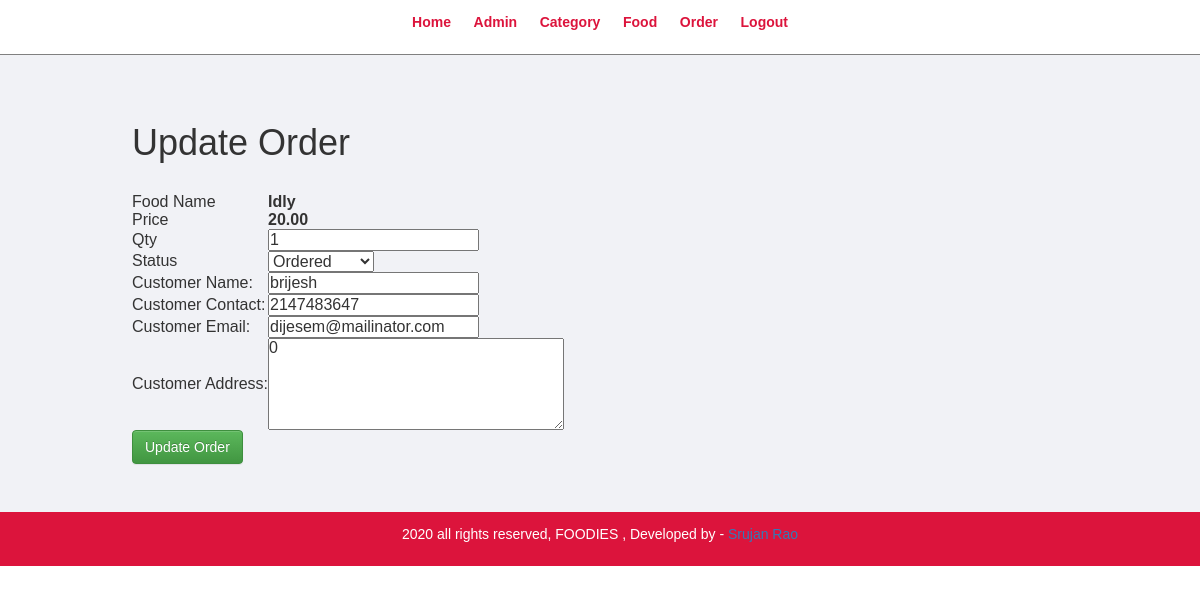
/admin/update-order.php?id=12 (signed in), run on the app's committed database.
### tables this page shows
CREATE TABLE `tbl_order` (
  `id` int(10) UNSIGNED NOT NULL,
  `food` varchar(150) NOT NULL,
  `price` decimal(10,2) NOT NULL,
  `qty` int(11) NOT NULL,
  `total` decimal(10,2) NOT NULL,
  `order_date` datetime NOT NULL,
  `status` varchar(50) NOT NULL,
  `customer_name` varchar(150) NOT NULL,
  `customer_contact` int(20) NOT NULL,
  `customer_email` varchar(150) NOT NULL,
  `customer_address` int(255) NOT NULL
);

### admin/update-order.php (the view, shortened to what this page needs)
<?php include('partials/menu.php'); ?>
<div class="main-content">
    <div class="wrapper">
        <h1>Update Order</h1>
        <br>
        <?php
            if(isset($_GET['id']))
            {
                $id=$_GET['id'];
                $sql="SELECT * FROM tbl_order Where id=$id";
                $res=mysqli_query($conn,$sql);
            $count=mysqli_num_rows($res);
                    if($count==1)
                    {
                        $rows=mysqli_fetch_assoc($res);
                        $food=$rows['food'];
                        $price=$rows['price'];
                        $qty=$rows['qty'];
                        $status=$rows['status'];
                        $customer_name=$rows['customer_name'];
                        $customer_contact=$rows['customer_contact'];
                        $customer_email=$rows['customer_email'];
                        $customer_address=$rows['customer_address'];
                    }
                    else{
                        header('location:'.SITEURL.'admin/manage-order.php');
                    }
            }
            else{
                header('location:'.SITEURL.'admin/manage-order.php');
            }
?>
        <form action="" method="post">
            <table>
                <tr>
                    <td>Food Name</td>
                    <td><b><?php echo $food; ?> <b></td>
                </tr>
                <tr>
                    <td>Price</td>
                    <td><b> <?php echo $price; ?><b></td>
                </tr>
                <tr>
                    <td>Qty</td>
                    <td><input type="number" name="qty" value="<?php echo $qty; ?>"></td>
                </tr>
                <tr>
                    <td>Status</td>
                    <td>
                        <select name="status">
                            <option <?php if($status=="Ordered"){echo "selected";} ?> value="Ordered">Ordered</option>
                        </select>
                    </td>
                </tr>
                <tr>
                    <td>Customer Name:</td>
                    <td><input type="text" name="customer_name" value="<?php echo $customer_name; ?>"></td>
                </tr>
                <tr>
                    <td>Customer Contact:</td>
                    <td><input type="text" name="customer_contact" value="<?php echo $customer_contact; ?>"></td>
                </tr>
                <tr>
                    <td>Customer Email:</td>
                    <td><input type="text" name="customer_email" value="<?php echo $customer_email; ?>"></td>
                </tr>
                <tr>
                    <td>Customer Address:</td>
                    <td><textarea name="customer_address" cols="30" rows="5"><?php echo $customer_address; ?></textarea>
                    </td>
                </tr>
                <tr>
                    <td>
                        <input class="btn btn-success" type="submit" name="submit" value="Update Order">
                    </td>
                </tr>
            </table>
        </form>
    </div>
</div>
<?php include('partials/footer.php'); ?>

### css/admin.css (style rules this page uses)
* { margin: 0; padding: 0; font-family: Arial, Helvetica, sans-serif; }
.wrapper { padding: 1%; width: 80%; margin: 0 auto; }
.main-content { background-color: #f1f2f6; padding: 3% 0; }

### data on the page
tbl_order: food "Idly", price "20.00", qty "1", status "Ordered", customer_name "brijesh", customer_contact "2147483647", customer_email "dijesem@mailinator.com", customer_address "0"
